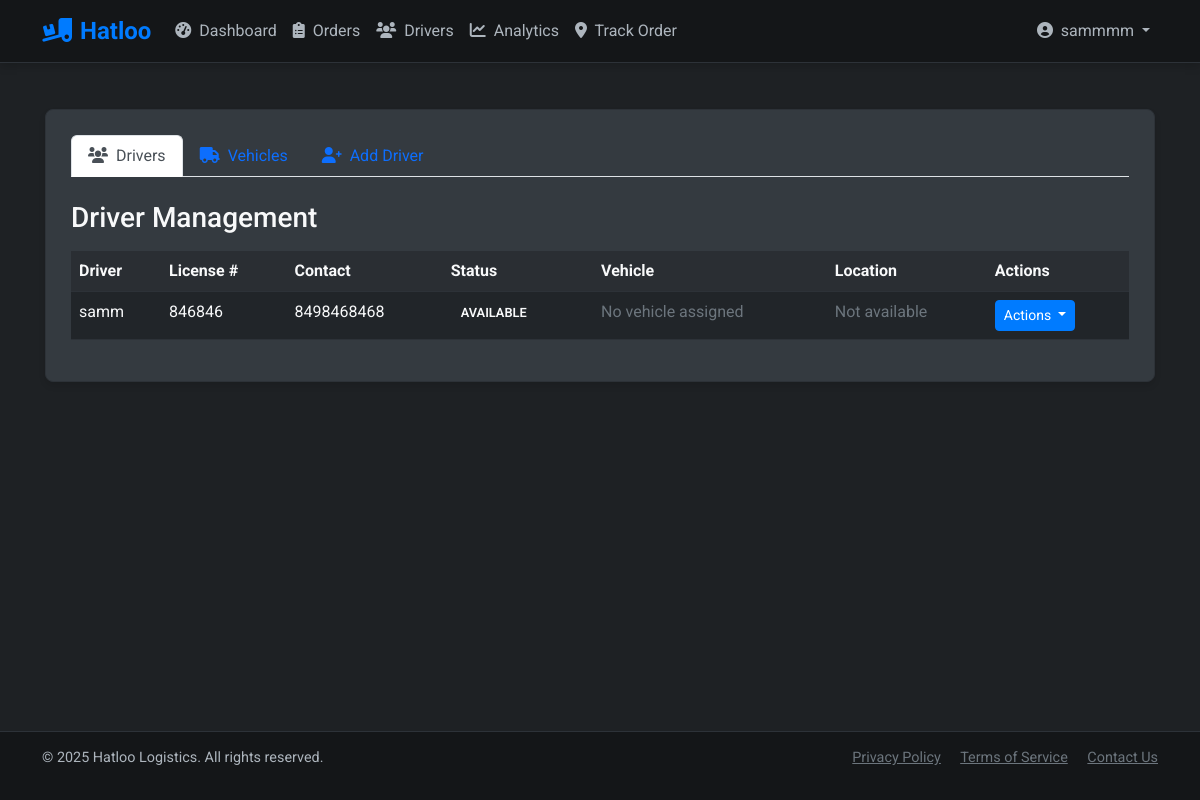
/admin/drivers (signed in), run on an earlier commit of the app's database.
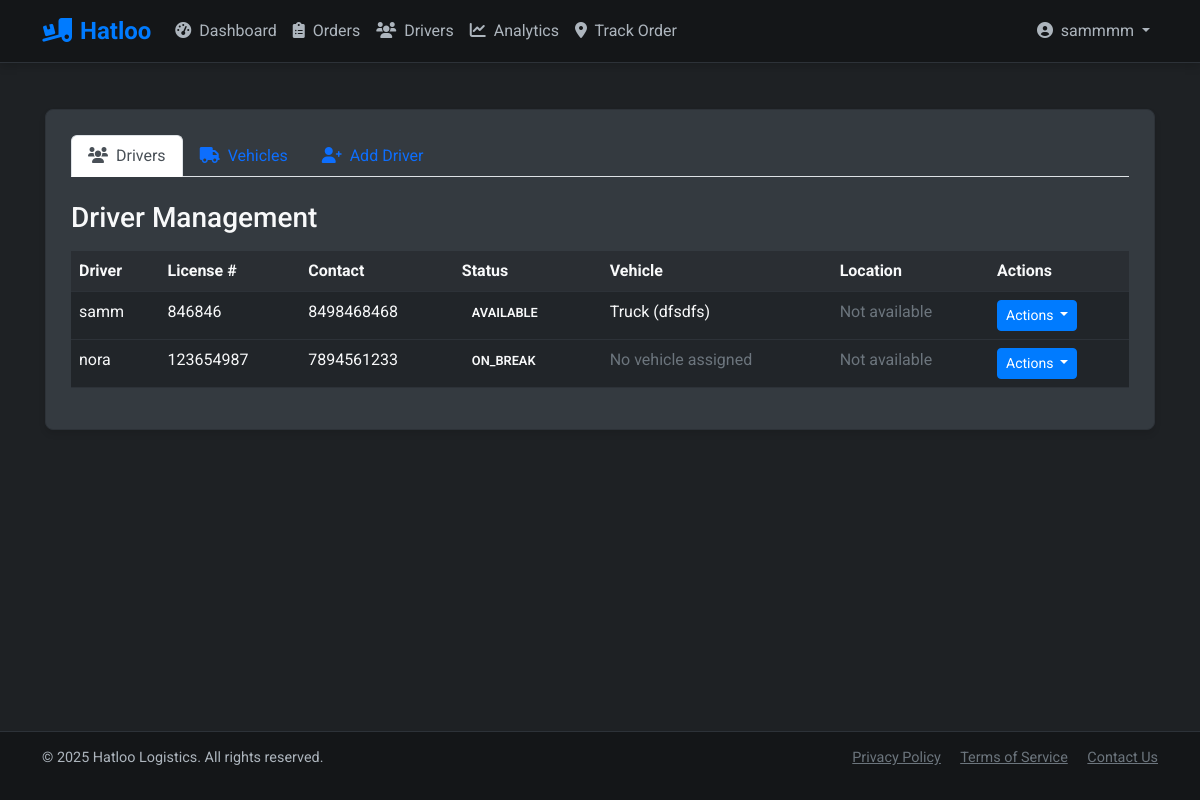
And on a later commit of the database.
### models.py (models this page shows, shortened)
class Driver(db.Model):
    id = db.Column(db.Integer, primary_key=True)
    user_id = db.Column(db.Integer, db.ForeignKey('user.id'), nullable=False)
    license_number = db.Column(db.String(50), unique=True, nullable=False)
    phone = db.Column(db.String(20), nullable=False)
    status = db.Column(db.String(20), default='available')  # available, busy, offline
    current_location_lat = db.Column(db.Float, nullable=True)
    current_location_lng = db.Column(db.Float, nullable=True)
    user = db.relationship('User', backref=db.backref('driver_profile', uselist=False))
    vehicle = db.relationship('Vehicle', backref='driver', uselist=False)
    orders = db.relationship('Order', backref='assigned_driver', lazy='dynamic',
                           foreign_keys='Order.driver_id')

class User(UserMixin, db.Model):
    id = db.Column(db.Integer, primary_key=True)
    username = db.Column(db.String(64), unique=True, nullable=False)
    email = db.Column(db.String(120), unique=True, nullable=False)
    password_hash = db.Column(db.String(256), nullable=False)
    role = db.Column(db.String(20), nullable=False, default=ROLE_CUSTOMER)
    created_at = db.Column(db.DateTime, default=datetime.utcnow)
    orders = db.relationship('Order', backref='customer', lazy='dynamic',
                            foreign_keys='Order.customer_id')
    def is_admin(self):
        return self.role == ROLE_ADMIN

class Vehicle(db.Model):
    id = db.Column(db.Integer, primary_key=True)
    driver_id = db.Column(db.Integer, db.ForeignKey('driver.id'), nullable=False)
    type = db.Column(db.String(50), nullable=False)  # truck, van, car
    license_plate = db.Column(db.String(20), unique=True, nullable=False)
    capacity = db.Column(db.Float, nullable=False)  # in weight units
    status = db.Column(db.String(20), default='available')  # available, in_use, maintenance

### routes/admin.py (the view)
    def decorated_function(*args, **kwargs):
        if not current_user.is_authenticated or not current_user.is_admin():
            flash('You do not have permission to access this page.', 'danger')
            return redirect(url_for('auth.login'))
        return f(*args, **kwargs)

### routes/admin.py (called while the page is built)
def admin_required(f):
    def decorated_function(*args, **kwargs):
        if not current_user.is_authenticated or not current_user.is_admin():
            flash('You do not have permission to access this page.', 'danger')
            return redirect(url_for('auth.login'))
        return f(*args, **kwargs)
    decorated_function.__name__ = f.__name__
    return login_required(decorated_function)

@admin_bp.route('/drivers')
@admin_required
def drivers():
    drivers = Driver.query.all()
    form = DriverForm()
    vehicles = Vehicle.query.all()
    vehicle_form = VehicleForm()
    vehicle_form.driver_id.choices = [(d.id, d.user.username) for d in drivers]
    return render_template(
        'admin/drivers.html',
        title='Manage Drivers',
        drivers=drivers,
        form=form,
        vehicles=vehicles,
        vehicle_form=vehicle_form
    )

### templates/admin/drivers.html (shortened to what the changed rows need)
{% extends "layout.html" %}
{% block content %}
<div class="content-card">
    <div class="tab-content" id="adminTabsContent">
        <div class="tab-pane fade show active" id="drivers-content" role="tabpanel" aria-labelledby="drivers-tab">
            {% if drivers %}
            <div class="table-responsive">
                <table class="table table-dark">
                    <thead>
                        <tr>
                            <th>Driver</th>
                            <th>License #</th>
                            <th>Contact</th>
                            <th>Status</th>
                            <th>Vehicle</th>
                            <th>Location</th>
                            <th>Actions</th>
                        </tr>
                    </thead>
                    <tbody>
                        {% for driver in drivers %}
                        <tr>
                            <td>{{ driver.user.username }}</td>
                            <td>{{ driver.license_number }}</td>
                            <td>{{ driver.phone }}</td>
                            <td>
                                <span class="status-badge status-{{ driver.status }}">
                                    {{ driver.status }}
                                </span>
                            </td>
                            <td>
                                {% if driver.vehicle %}
                                    {{ driver.vehicle.type.capitalize() }} ({{ driver.vehicle.license_plate }})
                                {% else %}
                                    <span class="text-muted">No vehicle assigned</span>
                                {% endif %}
                            </td>
                            <td>
                                {% if driver.current_location_lat and driver.current_location_lng %}
                                    <a href="#" class="btn btn-sm btn-outline-info view-location-btn"
                                       data-lat="{{ driver.current_location_lat }}"
                                       data-lng="{{ driver.current_location_lng }}">
                                        <i class="fas fa-map-marker-alt"></i> View
                                    </a>
                                {% else %}
                                    <span class="text-muted">Not available</span>
                                {% endif %}
                            </td>
                            <td>
                                <div class="btn-group">
                                    <button type="button" class="btn btn-sm btn-primary dropdown-toggle" data-bs-toggle="dropdown" aria-expanded="false">
                                        Actions
                                    </button>
                                </div>
                            </td>
                        </tr>
                        {% endfor %}
                    </tbody>
                </table>
            </div>
            {% else %}
            <div class="alert alert-info">
                <i class="fas fa-info-circle me-2"></i>No drivers found. Add your first driver using the "Add Driver" tab.
            </div>
            {% endif %}
        </div>
    </div>
</div>
{% endblock %}

What changed in the data, as far as the page shows it:
shown differently, row unchanged: Driver "AVAILABLE": vehicle.type (not shown) → "Truck"; vehicle.license_plate (not shown) → "dfsdfs"; text "No vehicle assigned" → "( )"
added Driver: user.username "nora", license_number "123654987", phone "7894561233", status "ON_BREAK", shows "No vehicle assigned", shows "Not available"
